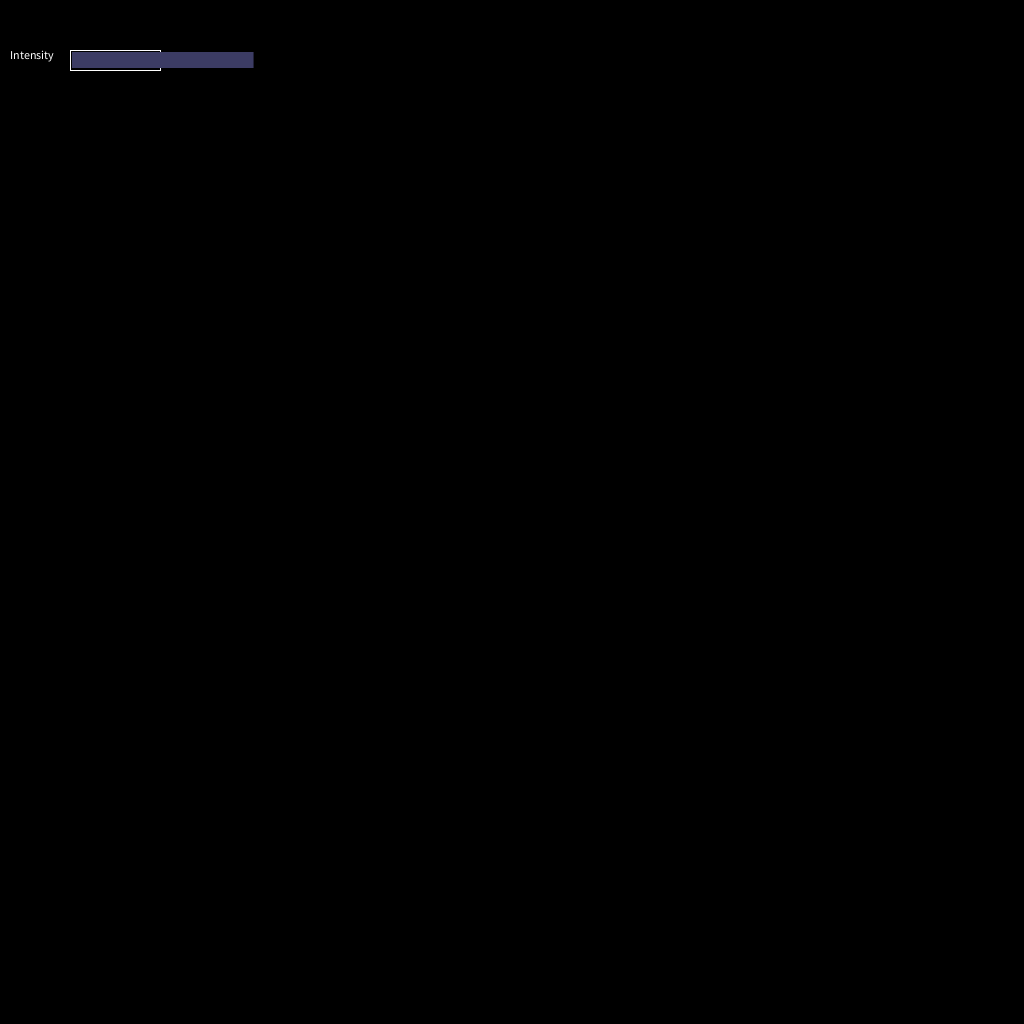
Frame 1 (no input)
Frame 60 (the mouse pressed at the canvas centre just before this capture): identical to frame 1, image omitted
Frame 120 (the mouse held since frame 60 and released just before this capture): identical to frame 1, image omitted

The Processing sketch that drew this single still picture (run headless with seeded random() and noise(); from frame 60 on, the mouse is pressed at the canvas centre):

// Processing sketch: WorldGen_Ridges_Test
// ── WorldGen_Ridges_Test.pde
float[][] terrainMap; 
int power = 30;
int intensity = 2;//2
int octaves = 7;//3
float falloff = 3.5f;//5

Slider slider;
float CSize = 20f; 

public void setup() {
  size(1024, 1024);
  terrainMap = new float[height][width];
  slider = new Slider("Intensity", CSize, 1, 10, 10, 50, 150, 20, HORIZONTAL);
}

public void draw() {
  draw_terrainMap();
  slider.display();
}

public void keyPressed() {
  noiseSeed( (long)random(0, 10000));
  switch (key) {
  case '1': //Renew
    terrainMap = generateRidgeHeightMap(width, height, octaves, falloff, intensity, power);
    break;
  }
  switch (key) {
  case '2': //Renew
    gen_smooth_perlin();
    break;
  }
}

void mouseDragged(){
  slider.mouseDragged();
  CSize = slider.val;
  println("valor: " + CSize);
}

void mouseReleased(){
  slider.mouseReleased();
  CSize = slider.val;
  println("valor: " + CSize);
}

// ── Sliders.pde
int HORIZONTAL = 0;
int VERTICAL   = 1;
int UPWARDS    = 2;
int DOWNWARDS  = 3;

class Widget
{
  PVector pos;
  PVector extents;
  String name;

  color inactiveColor = color(60, 60, 100);
  color activeColor = color(100, 100, 160);
  color bgColor = inactiveColor;
  color lineColor = color(255);
  
  void setInactiveColor(color c)
  {
    inactiveColor = c;
    bgColor = inactiveColor;
  }

  color getInactiveColor()
  {
    return inactiveColor;
  }

  void setActiveColor(color c)
  {
    activeColor = c;
  }

  color getActiveColor()
  {
    return activeColor;
  }

  void setLineColor(color c)
  {
    lineColor = c;
  }

  color getLineColor()
  {
    return lineColor;
  }

  String getName()
  {
    return name;
  }

  void setName(String nm)
  {
    name = nm;
  }

  Widget(String t, int x, int y, int w, int h)
  {
    pos = new PVector(x, y);
    extents = new PVector (w, h);
    name = t;
  }

  void display()
  {
  }

  boolean isClicked()
  {

    if (mouseX > pos.x && mouseX < pos.x+extents.x 
      && mouseY > pos.y && mouseY < pos.y+extents.y)
    {
      return true;
    } else
    {
      return false;
    }
  }

  boolean mousePressed()
  {
    return isClicked();
  }

  boolean mouseDragged()
  {
    return isClicked();
  }

  boolean mouseReleased()
  {
    return isClicked();
  }
}

class Button extends Widget
{
  PImage activeImage = null;
  PImage inactiveImage = null;
  PImage currentImage = null;
  color imageTint = color(255);

  Button(String nm, int x, int y, int w, int h)
  {
    super(nm, x, y, w, h);
  }

  void setImage(PImage img)
  {
    setInactiveImage(img);
    setActiveImage(img);
  }

  void setInactiveImage(PImage img)
  {
    if (currentImage == inactiveImage || currentImage == null)
    {
      inactiveImage = img;
      currentImage = inactiveImage;
    } else
    {
      inactiveImage = img;
    }
  }

  void setActiveImage(PImage img)
  {
    if (currentImage == activeImage || currentImage == null)
    {
      activeImage = img;
      currentImage = activeImage;
    } else
    {
      activeImage = img;
    }
  }

  void setImageTint(float r, float g, float b)
  {
    imageTint = color(r, g, b);
  }

  void display()
  {
    if (currentImage != null)
    {
      //float imgHeight = (extents.x*currentImage.height)/currentImage.width;
      float imgWidth = (extents.y*currentImage.width)/currentImage.height;


      pushStyle();
      imageMode(CORNER);
      tint(imageTint);
      image(currentImage, pos.x, pos.y, imgWidth, extents.y);
      stroke(bgColor);
      noFill();
      rect(pos.x, pos.y, imgWidth, extents.y);
      noTint();
      popStyle();
    } else
    {
      pushStyle();
      stroke(lineColor);
      fill(bgColor);
      rect(pos.x, pos.y, extents.x, extents.y);

      fill(lineColor);
      textAlign(CENTER, CENTER);
      text(name, pos.x + 0.5*extents.x, pos.y + 0.5* extents.y);
      popStyle();
    }
  }

  boolean mousePressed()
  {
    if (super.mousePressed())
    {
      bgColor = activeColor;
      if (activeImage != null)
        currentImage = activeImage;
      return true;
    }
    return false;
  }

  boolean mouseReleased()
  {
    if (super.mouseReleased())
    {
      bgColor = inactiveColor;
      if (inactiveImage != null)
        currentImage = inactiveImage;
      return true;
    }
    return false;
  }
}

class Toggle extends Button
{
  boolean on = false;

  Toggle(String nm, int x, int y, int w, int h)
  {
    super(nm, x, y, w, h);
  }


  boolean get()
  {
    return on;
  }

  void set(boolean val)
  {
    on = val;
    if (on)
    {
      bgColor = activeColor;
      if (activeImage != null)
        currentImage = activeImage;
    } else
    {
      bgColor = inactiveColor;
      if (inactiveImage != null)
        currentImage = inactiveImage;
    }
  }

  void toggle()
  {
    set(!on);
  }


  boolean mousePressed()
  {
    return super.isClicked();
  }

  boolean mouseReleased()
  {
    if (super.mouseReleased())
    {
      toggle();
      return true;
    }
    return false;
  }
}

class RadioButtons extends Widget
{
  public Toggle [] buttons;

  RadioButtons (int numButtons, int x, int y, int w, int h, int orientation)
  {
    super("", x, y, w*numButtons, h);
    buttons = new Toggle[numButtons];
    for (int i = 0; i < buttons.length; i++)
    {
      int bx, by;
      if (orientation == HORIZONTAL)
      {
        bx = x+i*(w+5);
        by = y;
      } else
      {
        bx = x;
        by = y+i*(h+5);
      }
      buttons[i] = new Toggle("", bx, by, w, h);
    }
  }

  void setNames(String [] names)
  {
    for (int i = 0; i < buttons.length; i++)
    {
      if (i >= names.length)
        break;
      buttons[i].setName(names[i]);
    }
  }

  void setImage(int i, PImage img)
  {
    setInactiveImage(i, img);
    setActiveImage(i, img);
  }

  void setAllImages(PImage img)
  {
    setAllInactiveImages(img);
    setAllActiveImages(img);
  }

  void setInactiveImage(int i, PImage img)
  {
    buttons[i].setInactiveImage(img);
  }


  void setAllInactiveImages(PImage img)
  {
    for (int i = 0; i < buttons.length; i++)
    {
      buttons[i].setInactiveImage(img);
    }
  }

  void setActiveImage(int i, PImage img)
  {
    buttons[i].setActiveImage(img);
  }



  void setAllActiveImages(PImage img)
  {
    for (int i = 0; i < buttons.length; i++)
    {
      buttons[i].setActiveImage(img);
    }
  }

  void set(String buttonName)
  {
    for (int i = 0; i < buttons.length; i++)
    {
      if (buttons[i].getName().equals(buttonName))
      {
        buttons[i].set(true);
      } else
      {
        buttons[i].set(false);
      }
    }
  }

  int get()
  {
    for (int i = 0; i < buttons.length; i++)
    {
      if (buttons[i].get())
      {
        return i;
      }
    }
    return -1;
  }

  String getString()
  {
    for (int i = 0; i < buttons.length; i++)
    {
      if (buttons[i].get())
      {
        return buttons[i].getName();
      }
    }
    return "";
  }

  void display()
  {
    for (int i = 0; i < buttons.length; i++)
    {
      buttons[i].display();
    }
  }

  boolean mousePressed()
  {
    for (int i = 0; i < buttons.length; i++)
    {
      if (buttons[i].mousePressed())
      {
        return true;
      }
    }
    return false;
  }

  boolean mouseDragged()
  {
    for (int i = 0; i < buttons.length; i++)
    {
      if (buttons[i].mouseDragged())
      {
        return true;
      }
    }
    return false;
  }

  boolean mouseReleased()
  {
    for (int i = 0; i < buttons.length; i++)
    {
      if (buttons[i].mouseReleased())
      {
        for (int j = 0; j < buttons.length; j++)
        {
          if (i != j)
            buttons[j].set(false);
        }
        buttons[i].set(true);
        return true;
      }
    }
    return false;
  }
}

class Slider extends Widget
{
  float minimum;
  float maximum;
  float val;
  int textWidth = 60;
  int orientation = HORIZONTAL;

  Slider(String nm, float v, float min, float max, int x, int y, int w, int h, int ori)
  {
    super(nm, x, y, w, h);
    val = v;
    minimum = min;
    maximum = max;
    orientation = ori;
    if (orientation == HORIZONTAL)
      textWidth = 60;
    else
      textWidth = 20;
  }

  float get()
  {
    return val;
  }

  void set(float v)
  {
    val = v;
    val = constrain(val, minimum, maximum);
  }

  void display()
  {

    float textW = textWidth;
    if (name == "")
      textW = 0;
    pushStyle();
    textAlign(LEFT, TOP);
    fill(lineColor);
    text(name, pos.x, pos.y);
    stroke(lineColor);
    noFill();
    if (orientation ==  HORIZONTAL) {
      rect(pos.x+textW, pos.y, extents.x-textWidth, extents.y);
    } else {
      rect(pos.x, pos.y+textW, extents.x, extents.y-textW);
    }
    noStroke();
    fill(bgColor);
    float sliderPos; 
    if (orientation ==  HORIZONTAL) {
      sliderPos = map(val, minimum, maximum, 0, extents.x-textW-4); 
      rect(pos.x+textW+2, pos.y+2, sliderPos, extents.y-4);
    } else if (orientation ==  VERTICAL || orientation == DOWNWARDS) {
      sliderPos = map(val, minimum, maximum, 0, extents.y-textW-4); 
      rect(pos.x+2, pos.y+textW+2, extents.x-4, sliderPos);
    } else if (orientation == UPWARDS) {
      sliderPos = map(val, minimum, maximum, 0, extents.y-textW-4); 
      rect(pos.x+2, pos.y+textW+2 + (extents.y-textW-4-sliderPos), extents.x-4, sliderPos);
    };
    popStyle();
  }


  boolean mouseDragged()
  {
    if (super.mouseDragged())
    {
      float textW = textWidth;
      if (name == "")
        textW = 0;
      if (orientation ==  HORIZONTAL) {
        set(map(mouseX, pos.x+textW, pos.x+extents.x-4, minimum, maximum));
      } else if (orientation ==  VERTICAL || orientation == DOWNWARDS) {
        set(map(mouseY, pos.y+textW, pos.y+extents.y-4, minimum, maximum));
      } else if (orientation == UPWARDS) {
        set(map(mouseY, pos.y+textW, pos.y+extents.y-4, maximum, minimum));
      };
      return true;
    }
    return false;
  }

  boolean mouseReleased()
  {
    if (super.mouseReleased())
    {
      float textW = textWidth;
      if (name == "")
        textW = 0;
      if (orientation ==  HORIZONTAL) {
        set(map(mouseX, pos.x+textW, pos.x+extents.x-10, minimum, maximum));
      } else if (orientation ==  VERTICAL || orientation == DOWNWARDS) {
        set(map(mouseY, pos.y+textW, pos.y+extents.y-10, minimum, maximum));
      } else if (orientation == UPWARDS) {
        set(map(mouseY, pos.y+textW, pos.y+extents.y-10, maximum, minimum));
      };
      return true;
    }
    return false;
  }
}

class MultiSlider extends Widget
{
  Slider [] sliders;
  /*
  MultiSlider(String [] nm, float min, float max, int x, int y, int w, int h, int orientation)
   {
   super(nm[0], x, y, w, h*nm.length);
   sliders = new Slider[nm.length];
   for (int i = 0; i < sliders.length; i++)
   {
   int bx, by;
   if(orientation == HORIZONTAL)
   {
   bx = x;
   by = y+i*h;
   }
   else
   {
   bx = x+i*w;
   by = y;
   }
   sliders[i] = new Slider(nm[i], 0, min, max, bx, by, w, h, orientation);
   }
   }
   */
  MultiSlider(int numSliders, float min, float max, int x, int y, int w, int h, int orientation)
  {
    super("", x, y, w, h*numSliders);
    sliders = new Slider[numSliders];
    for (int i = 0; i < sliders.length; i++)
    {
      int bx, by;
      if (orientation == HORIZONTAL)
      {
        bx = x;
        by = y+i*h;
      } else
      {
        bx = x+i*w;
        by = y;
      }
      sliders[i] = new Slider("", 0, min, max, bx, by, w, h, orientation);
    }
  }

  void setNames(String [] names)
  {
    for (int i = 0; i < sliders.length; i++)
    {
      if (i >= names.length)
        break;
      sliders[i].setName(names[i]);
    }
  }

  void set(int i, float v)
  {
    if (i >= 0 && i < sliders.length)
    {
      sliders[i].set(v);
    }
  }

  float get(int i)
  {
    if (i >= 0 && i < sliders.length)
    {
      return sliders[i].get();
    } else
    {
      return -1;
    }
  }

  void display()
  {
    for (int i = 0; i < sliders.length; i++)
    {
      sliders[i].display();
    }
  }


  boolean mouseDragged()
  {
    for (int i = 0; i < sliders.length; i++)
    {
      if (sliders[i].mouseDragged())
      {
        return true;
      }
    }
    return false;
  }

  boolean mouseReleased()
  {
    for (int i = 0; i < sliders.length; i++)
    {
      if (sliders[i].mouseReleased())
      {
        return true;
      }
    }
    return false;
  }
}

// ── draw.pde
void draw_terrainMap() {
  loadPixels();
  for (int h = 0; h < height; h++) {
    for (int w = 0; w < width; w++) {
      pixels[h * width + w] = color(map(terrainMap[h][w], 0, 1, 0, 255));
    }
  }
  updatePixels();
}

// ── gen_ridges.pde
public float[][] generateRidgeHeightMap(int mapWidth, int mapHeight, int ridgeOctaves, float ridgeFalloff, float ridgeIntensity, int ridgePower) {
  noiseDetail(ridgeOctaves, ridgeFalloff / 10.0f);
  float[][] ridgeHeightMap = new float[mapWidth][mapHeight];
  float yoff = 0;
  for (int h = 0; h < mapHeight; h++) {
    float xoff = 0;
    for (int w = 0; w < mapWidth; w++) {
      //Heightcalculation
      float pHeight = getPerlinRidge(xoff, yoff);
      pHeight = pow(pHeight, ridgePower);
      //pheight -= circularFalloff(w, h);
      ridgeHeightMap[h][w] = pHeight;
      xoff += (ridgeIntensity / 1000.0f);
    }
    yoff += (ridgeIntensity / 1000.0f);
  }
  return ridgeHeightMap;
}

public float getPerlinRidge(float x, float y){
  return 1 - abs((noise(x, y) - 0.5) * -1);
}

public float circularFalloff(int w, int h) {
  int wCoord = w - (width / 2);
  int hCoord = h - (height / 2);
  return sqrt(sq(wCoord) + sq(hCoord)) / 1000;
}

// ── gen_smooth_perlin.pde
public void gen_smooth_perlin() {
  noiseDetail(octaves, falloff / 10.0f);
  float yoff = 0;
  for (int h = 0; h < height; h++) {
    float xoff = 0;
    for (int w = 0; w < width; w++) {
      float pheight = noise(xoff, yoff);
      terrainMap[h][w] = pheight;
      xoff += (intensity / 1000.0f);
    }
    yoff += (intensity / 1000.0f);
  }
}
